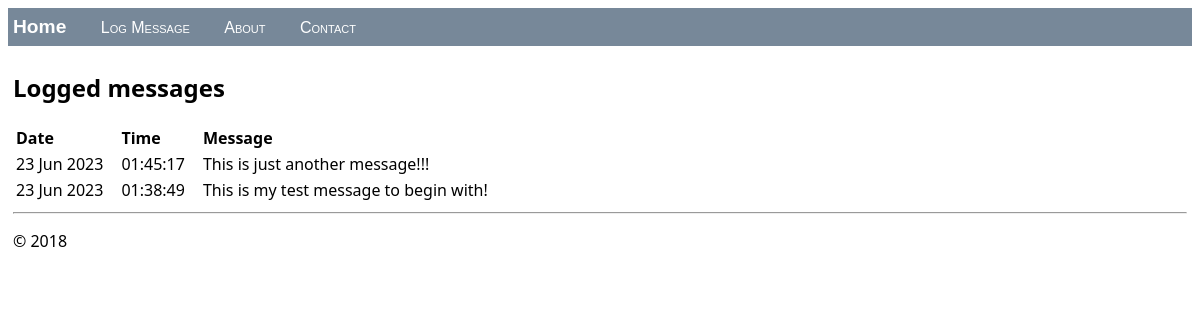
The page / on the database its author committed.
### hello/models.py (models this page shows, shortened)
class LogMessage(models.Model):
  message = models.CharField(max_length=300)
  log_date = models.DateTimeField("date logged")

### hello/views.py (the view)
class HomeListView(ListView):
    model = LogMessage
    def get_context_data(self, **kwargs):
        context = super(HomeListView, self).get_context_data(**kwargs)
        return context

### hello/templates/hello/home.html (shortened to what this page needs)
{% extends 'hello/layout.html' %}
{% block content %}
<h2>Logged messages</h2>
{% if message_list %}
    <table class="message_list">
        <thead>
        <tr>
            <th>Date</th>
            <th>Time</th>
            <th>Message</th>
        </tr>
        </thead>
        <tbody>
        {% for message in message_list %}
            <tr>
                <td>{{ message.log_date | date:'d M Y' }}</td>
                <td>{{ message.log_date | time:'H:i:s' }}</td>
                <td>
                    {{ message.message }}
                </td>
            </tr>
        {% endfor %}
        </tbody>
    </table>
{% else %}
    <p>No messages have been logged. Use the <a href="{% url 'log' %}">Log Message form</a>.</p>
{% endif %}
{% endblock %}

### hello/static/hello/site.css (style rules this page uses)
.message_list th,td { text-align: left; padding-right: 15px; }

### rows shown on the page
LogMessage: log_date "23 Jun 2023", log_date "01:45:17", message "This is just another message!!!"
LogMessage: log_date "23 Jun 2023", log_date "01:38:49", message "This is my test message to begin with!"
